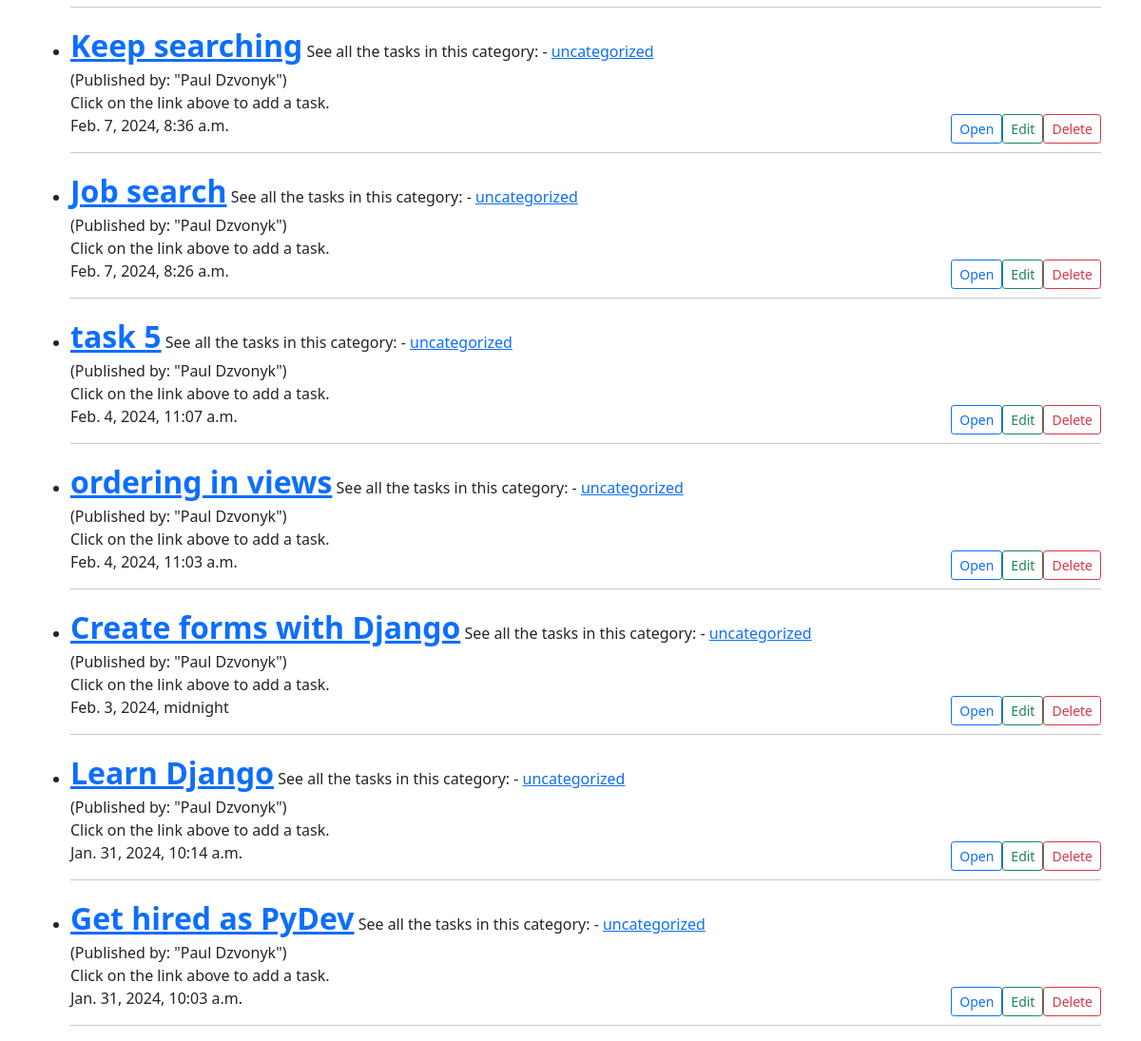
The page /all_tasks/ (signed in, lower part) on the database as committed earlier.
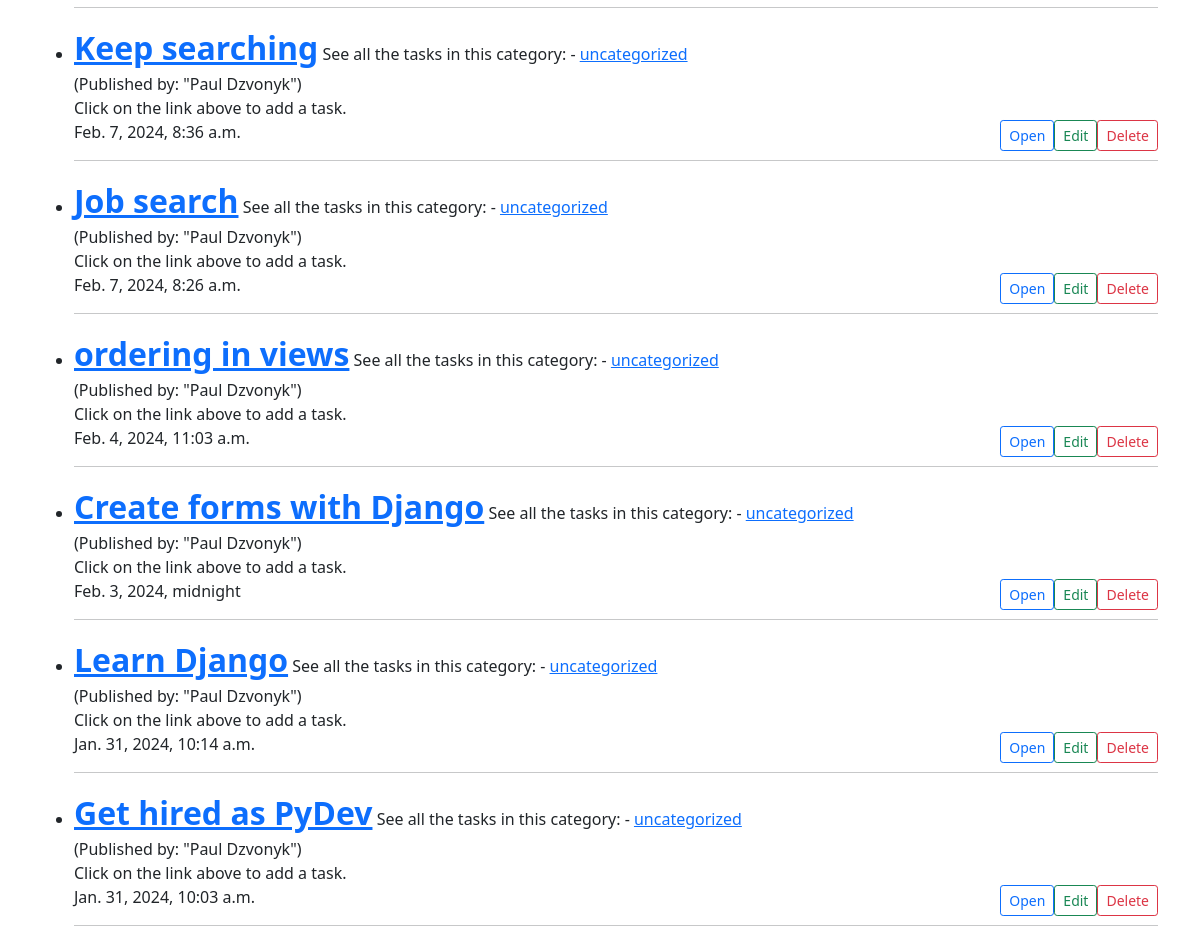
The same page on the database as committed later.
### task/models.py (models this page shows, shortened)
class Task(models.Model):
    title = models.CharField(max_length=200)
    title_tag = models.CharField(max_length=200)
    author = models.ForeignKey(User, on_delete=models.CASCADE)
    image_header = models.ImageField(null=True, blank=True, upload_to='image_header/')
    task_images = models.ImageField(null=True, blank=True, upload_to='task_images/')
    short_description = RichTextField(blank=True, null=True)
    date_created = models.DateTimeField(auto_now_add=True)
    priority = models.IntegerField(default=0)
    category = models.CharField(max_length=200, default='uncategorized')
    snippet = models.CharField(max_length=200)
    completed = models.BooleanField(default=False)
    likes = models.ManyToManyField(User, related_name='task_likes')

### task/views.py (the view)
# urls.py: path('all_tasks/', HomeView.as_view(), name='all-tasks'),
class HomeView(CategoryMixin, ListView):
    model = Task
    template_name = 'task/all_tasks.html'
    ordering = ['-date_created']

### task/models.py (called while the page is built)
    def __str__(self):
        return self.category_name

### task/views.py (called while the page is built)
    def get_context_data(self, *args, **kwargs):
        cat_list = Category.objects.all()
        context = super().get_context_data(*args, **kwargs)
        context['cat_list'] = cat_list
        return context

### task/templates/task/all_tasks.html (shortened to what this page needs)
{% extends 'task/base.html' %}
{% block content %}
{% if user.is_authenticated %}
<ul>
    {% for task in object_list %}
    {% if user.id == task.author.id %}
    <li>
        <a class="fs-2 fw-bold" href="{% url 'task-detail' task.pk %}">{{ task.title }}</a>
        See all the tasks in this category: - <a href="{% url 'category' task.category|slugify %}">{{ task.category }}</a> <br>
        (Published by: "{{ task.author.first_name }} {{ task.author.last_name }}")
        <br>
        {{ task.snippet }}
        <br>
        {{ task.date_created }}
        {% if user.is_authenticated %}
        <a class="btn btn-outline-danger btn-sm float-end" href="{% url 'delete_task' task.pk %}">Delete</a>
        <a class="btn btn-outline-success btn-sm float-end" href="{% url 'edit_task' task.pk %}">Edit</a>
        <a class="btn btn-outline-primary btn-sm float-end" href="{% url 'task-detail' task.pk %}">Open</a>
        {% endif %}
        <hr>
    </li>
    {% endif %}
    {% endfor %}
</ul>
{% endif %}
{% endblock %}

Rows that differ between the two databases and show on the page:
removed Task: title "task 5", category "uncategorized", author.first_name "Paul", author.last_name "Dzvonyk", snippet "Click on the link above to add a task.", date_created "Feb. 4, 2024, 11:07 a.m.", shows "Delete"
